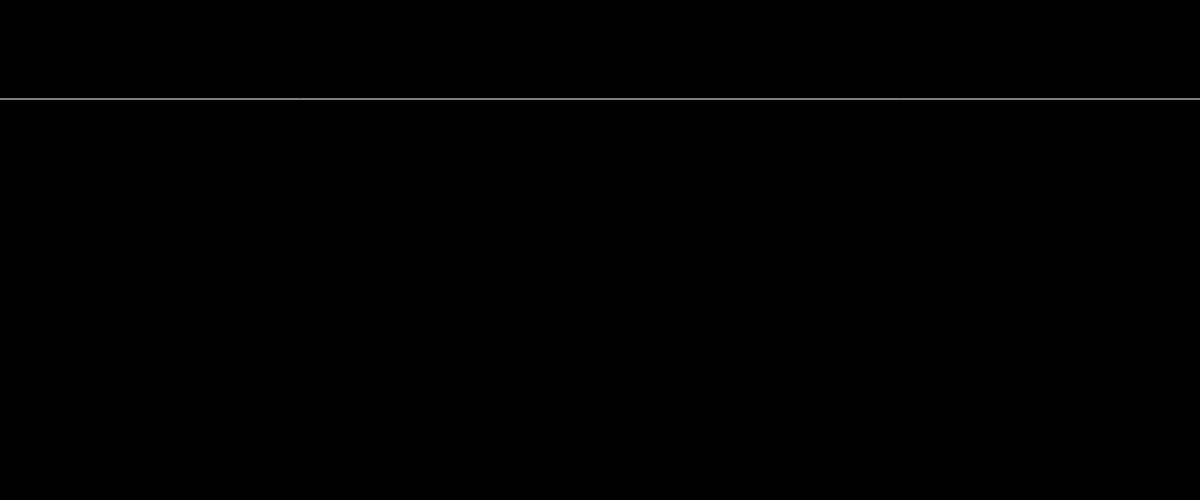
Frame 1 (no input)
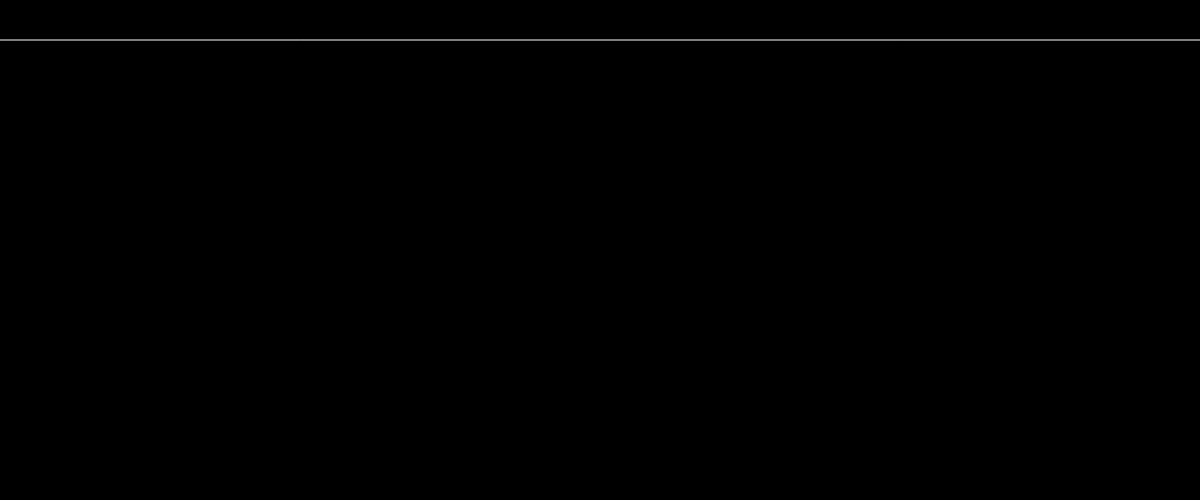
Frame 60 (no input)
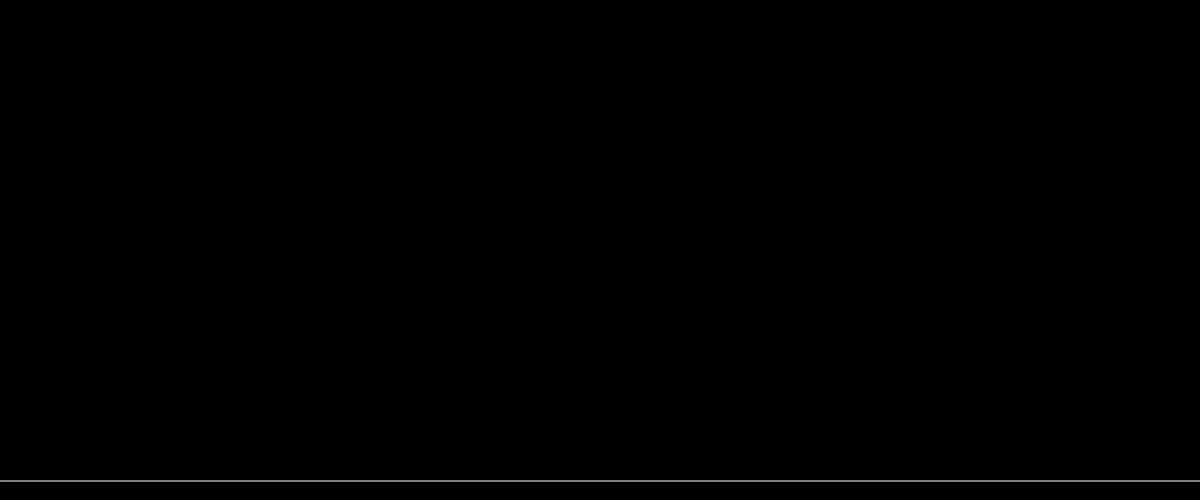
Frame 120 (the mouse pressed at the canvas centre since frame 60)

The p5.js sketch that drew these frames (run headless with seeded random() and noise() and a simulated clock; from frame 60 on, the mouse is pressed at the canvas centre):

// p5.js sketch
// ── sketch.js
let y = 100;
let width = 1200
let height = 500
// The statements in the setup() function
// execute once when the program begins
function setup() {
  // createCanvas must be the first statement
  createCanvas(width, height);
  stroke(255); // Set line drawing color to white
  frameRate(30);
}
// The statements in draw() are executed until the
// program is stopped. Each statement is executed in
// sequence and after the last line is read, the first
// line is executed again.
function draw() {
  background(0); // Set the background to black
  y = y - 1;
  if (y < 0) {
    y = height;
  }
  line(0, y, width, y);
}
